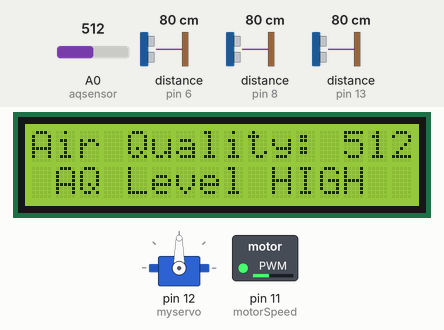
This sketch was run on a simulated Arduino Uno, built with avr-gcc and run on an emulated ATmega328P. On the bench: servo, 16×2 character LCD, switched loads named in the sketch (green lamp = pin HIGH). Wiring (inferred from the names in the program): 3 × ultrasonic range finder: trigger pin 7, echo pin 6 / trigger pin 9, echo pin 8 / trigger pin 10, echo pin 13. Inputs (shaded band) come from the test bench; at power-on: A0 (aqsensor) = 512, distance to the obstacle (sensors on pin 6, pin 8, pin 13) 80 cm. The echo pulse lasts 58.3 µs per cm; pins used as bus, display or sensor lines are not drawn; what the sketch prints to the serial monitor is not drawn.

Above: at 1.2 s.
1.3 s: A0 (aqsensor) set to 258
At 2.7 s:
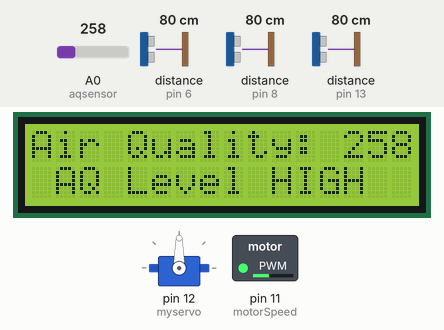
3.6 s: A0 (aqsensor) set to 241
At 5.1 s:
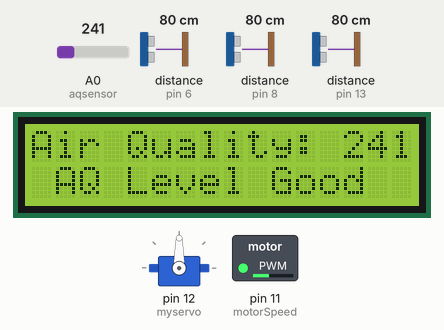
15.2 s: A0 (aqsensor) set to 260
At 16.5 s:
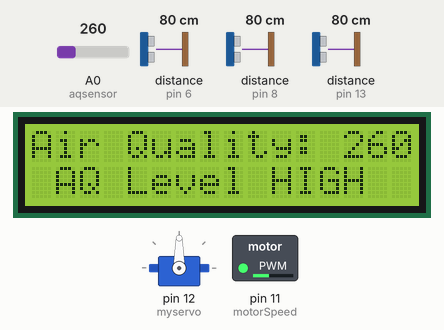
Timing chart, 0 to 18.2 s (numbered marks = the images above; inputs shaded):
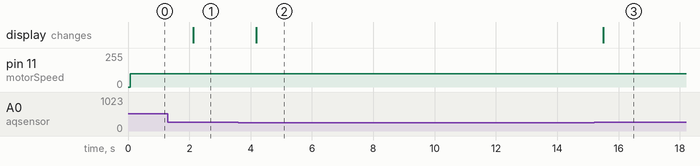

The sketch:

arduino.ino
```cpp
#include <Servo.h>
#include <LiquidCrystal.h>
#include <NewPing.h>
#include <Wire.h>
int echoPinRight = 6;         // PIN 6 TO RECEIVE ECHO FROM RIGHT SENSOR
int trigerPinRight = 7;       // PIN 7 TO TRIGER THE RIGHT SENSOR
int echoPinMiddle = 8;        // PIN 8 TO RECEIVE ECHO FROM MIDDLE SENSOR
int trigerPinMiddle = 9;      // PIN 9 TO TRIGER THE MIDDLE SENSOR
int echoPinLeft = 13;         // PIN 13 TO RECEIVE ECHO FROM LEFT SENSOR
int trigerPinLeft = 10;       // PIN 10 TO TRIGER THE LEFT SENSOR
int motorA1 = 2;              // PIN 2 FOR CONTROLLING MOTOR A1
int motorA2 = 3;              // PIN 3 FOR CONTROLLING MOTOR A2
int motorB1 = 4;              // PIN 4 FOR CONTROLLING MOTOR B1
int motorB2 = 5;              // PIN 4 FOR CONTROLLING MOTOR B1
const int motorSpeed = 11;    // ARDUINO PWM PIN 11 TO CONTROL MOTORS SPEED
const int rs=1, en=0, d4=5, d5=4, d6=3, d7=2;     // pins of LCD connected to Arduino
LiquidCrystal lcd(rs,en,d4,d5,d6,d7);              // lcd function from LiquidCrystal
const int aqsensor = A0;      // output of mq135 connected to A0 pin of Arduino
int threshold = 250;          // Threshold level for Air Quality
double echoValueright, echoValuemiddle, echoValueleft;

// INITIALIZING VARIABLE TO RECEIVE ECHO FROM THE SENSORS
float cmRight, cmMiddle, cmLeft;
Servo myservo;

// INITIALIZING VARIABLES TO STORE DISTANCE MEASURED OF SENSORS IN CENTIMETERS
void setup()
{
  Serial.begin(9600);                   // STARTING SERIAL COMMUNICATION TO PRINT VALUES RECEIVED BY SENSOR ON SERIAL MONITER
  myservo.attach(12);

  pinMode(echoPinLeft, INPUT);          // SETTING ARDUINO PIN AS INPUT
  pinMode(trigerPinLeft, OUTPUT);       // SETTING ARDUINO PIN AS OUTPUT
  pinMode(echoPinMiddle, INPUT);        // SETTING ARDUINO PIN AS INPUT
  pinMode(trigerPinMiddle, OUTPUT);     // SETTING ARDUINO PIN AS OUTPU
  pinMode(echoPinRight, INPUT);         // SETTING ARDUINO PIN AS INPUT
  pinMode(trigerPinRight, OUTPUT);      // SETTING ARDUINO PIN AS OUTPU
  pinMode(motorSpeed, OUTPUT);          // SETTING ARDUINO PIN AS OUTPUT TO CONTROL MOTOR SPEED
  pinMode(motorA1, OUTPUT);
  pinMode(motorA2, OUTPUT);
  pinMode(motorB1, OUTPUT);
  pinMode(motorB2, OUTPUT);
  pinMode(aqsensor,INPUT);              // MQ135 is connected as INPUT to arduino

  lcd.clear();                          // clear lcd
  lcd.begin (16,2);                     // consider 16,2 lcd
}
void loop()
{
  int ppm = analogRead(aqsensor);      // read MQ135 analog outputs at A0 and store it in ppm
  lcd.setCursor(0,0);                  // set cursor of lcd to 1st row and 1st column
  lcd.print("Air Quality: ");          // print message on lcd
  lcd.print(ppm);                      // print value of MQ135

  if (ppm > threshold)                 // check is ppm is greater than threshold or not
  {
      lcd.setCursor(1,1);              //jump here if ppm is greater than threshold
      lcd.print("AQ Level HIGH");
  }
  else
  {
      lcd.setCursor(1,1);
      lcd.print ("AQ Level Good");
  }

  float cmR, cmM, cmL;                         // INITIALIZING VARIABLES TO STORE DISTANCE OBTAINED FROM SENSORS IN CM
  int maxRange = 50;                           // SETTING MAX RANGE
  analogWrite(motorSpeed, 100);                // SETTING MOTORS SPEED YOU CAN SET SPEED BETWEEN 0-255
  digitalWrite(motorA1, HIGH);
  digitalWrite(motorA2, LOW);
  digitalWrite(motorB1, HIGH);
  digitalWrite(motorB2, LOW);

  cmR = sensorRight();
  cmM = sensorMiddle();
  cmL = sensorLeft();
  Serial.println();
  Serial.println("Distance from the object to each sensor");
  Serial.println();
  Serial.print(cmL);
  Serial.print("        ");
  Serial.print(cmM);
  Serial.print("        ");
  Serial.print(cmR);
  if ((cmM > maxRange))
  {
    digitalWrite(motorA1,HIGH);
    digitalWrite(motorA2, HIGH);
    digitalWrite(motorB1, HIGH);
    digitalWrite(motorB2, HIGH);
    Serial.println();
    Serial.println("MOVE FORWARD");
  }
  if ((cmR < maxRange) && (cmL > maxRange) && (cmM < maxRange))
  {
    digitalWrite(motorA1,LOW);
    digitalWrite(motorA2, HIGH);
    digitalWrite(motorB1, HIGH);
    digitalWrite(motorB2, LOW);
    Serial.println();
    Serial.println("MOVE LEFT");
  }
  else if ((cmR > maxRange) && (cmL < maxRange) && (cmM < maxRange) )
  {
    digitalWrite(motorA1, HIGH);
    digitalWrite(motorA2, LOW);
    digitalWrite(motorB1, LOW);
    digitalWrite(motorB2, HIGH);
    Serial.println();
    Serial.println("MOVE RIGHT");
  }
  else if ((cmR < maxRange) && (cmL < maxRange) && (cmM < maxRange) )
  {
    if (cmR>cmL && cmR>cmM)
    {
      digitalWrite(motorA1, HIGH);
      digitalWrite(motorA2, LOW);
      digitalWrite(motorB1, LOW);
      digitalWrite(motorB2, HIGH);
      Serial.println();
      Serial.println("MOVE RIGHT");
    }
    else if (cmR<cmL && cmL>cmM)
    {
      digitalWrite(motorA1, LOW);
      digitalWrite(motorA2, HIGH);
      digitalWrite(motorB1, HIGH);
      digitalWrite(motorB2, LOW);
      Serial.println();
      Serial.println("MOVE LEFT");
    }
    else if(cmM>cmR && cmM>cmL)
    {
      digitalWrite(motorA1, HIGH);
      digitalWrite(motorA2, HIGH);
      digitalWrite(motorB1, HIGH);
      digitalWrite(motorB2, HIGH);
      Serial.println();
      Serial.println("MOVE FORWARD");
    }
    else if (cmM == cmR == cmL )
    {
      digitalWrite(motorA1, LOW);
      digitalWrite(motorA2, LOW);
      digitalWrite(motorB1, LOW);
      digitalWrite(motorB2, LOW);
      Serial.println();
      Serial.println("STOP");
    }
  }
  else if ((cmR > maxRange) && (cmL > maxRange) && (cmM < maxRange) )
  {
    if (cmL > cmR)
    {
      digitalWrite(motorA1, LOW);
      digitalWrite(motorA2, HIGH);
      digitalWrite(motorB1, HIGH);
      digitalWrite(motorB2, LOW);
      Serial.println();
      Serial.println("MOVE LEFT");
    }
    else if (cmR > cmL)
    {
      digitalWrite(motorA1, HIGH);
      digitalWrite(motorA2, LOW);
      digitalWrite(motorB1, LOW);
      digitalWrite(motorB2, HIGH);
      Serial.println();
      Serial.println("MOVE RIGHT");
    }
  }
  delay(1000);
}
float sensorRight()               // FUUNCTION TO OPERATE RIGHT SENSOR
{
  digitalWrite(trigerPinRight, LOW);
  delayMicroseconds(2);
  digitalWrite(trigerPinRight, HIGH);
  delayMicroseconds(10);
  digitalWrite(trigerPinRight, LOW);
  echoValueright = pulseIn(echoPinRight, HIGH);
  cmRight = echoValueright / 650;
  return (cmRight);
}
float sensorMiddle()              // FUNCTION TO OPERATE MIDDLE SENSOR
{
  digitalWrite(trigerPinMiddle, LOW);
  delayMicroseconds(2);
  digitalWrite(trigerPinMiddle, HIGH);
  delayMicroseconds(10);
  digitalWrite(trigerPinMiddle, LOW);
  echoValuemiddle = pulseIn(echoPinMiddle, HIGH);
  cmMiddle = echoValuemiddle / 650;
  return (cmMiddle);
}
float sensorLeft()              // FUNCTION TO OPERATE LETT SENSOR
{
  digitalWrite(trigerPinLeft, LOW);
  delayMicroseconds(2);
  digitalWrite(trigerPinLeft, HIGH);
  delayMicroseconds(10);
  digitalWrite(trigerPinLeft, LOW);
  echoValueleft = pulseIn(echoPinLeft, HIGH);
  cmLeft = echoValueleft / 650;
  return (cmLeft);
}
```

Measured:
- the behaviour switches between 251 and 250 on A0 (aqsensor) (found by bisection; images 1 and 2)
- after the input at 1.3 s, the display: changes after 0.83 s (image 1)
- after the input at 3.6 s, the display: changes after 0.58 s (image 2)
- after the input at 15.2 s, the display: changes after 0.29 s (image 3)
